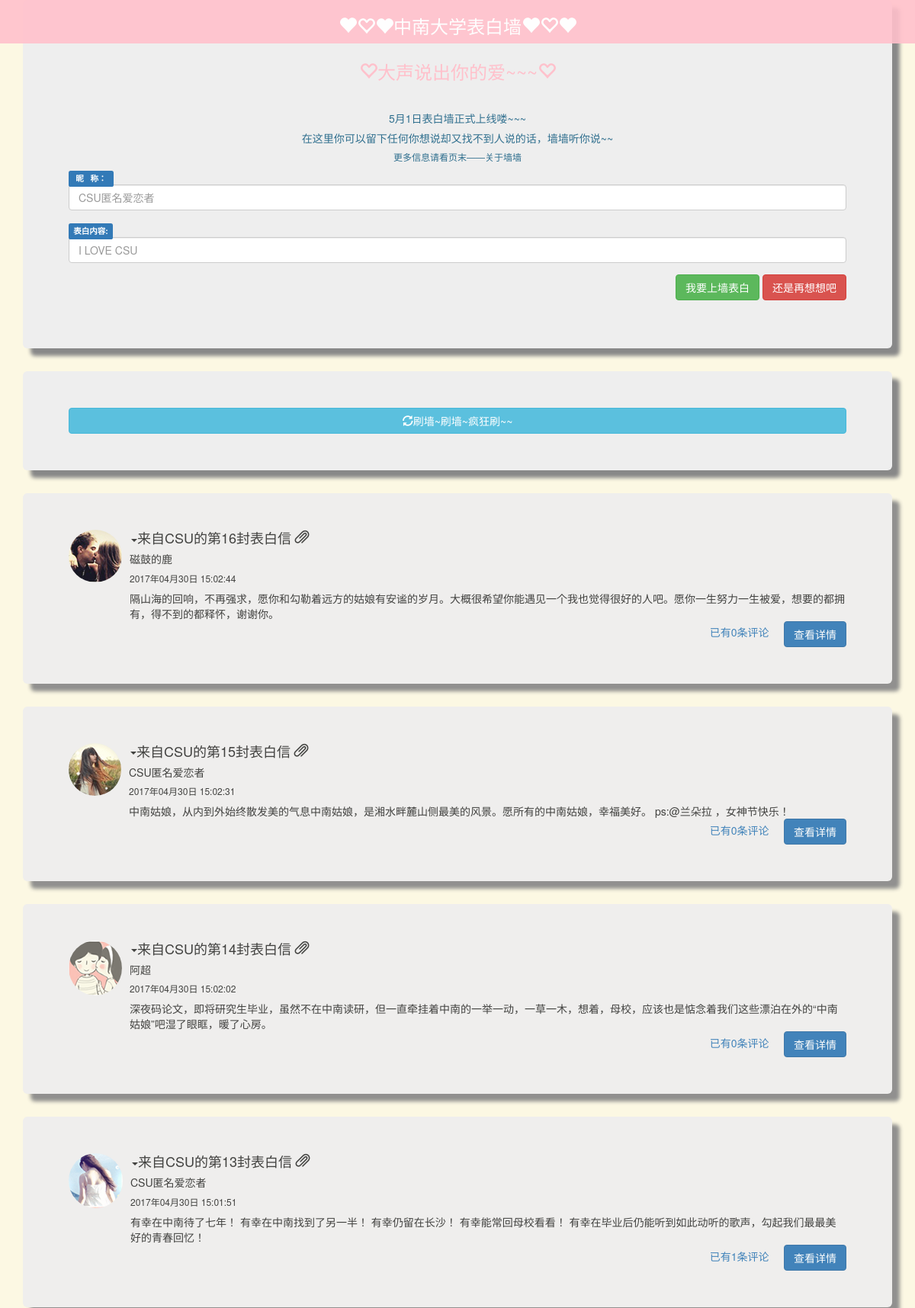
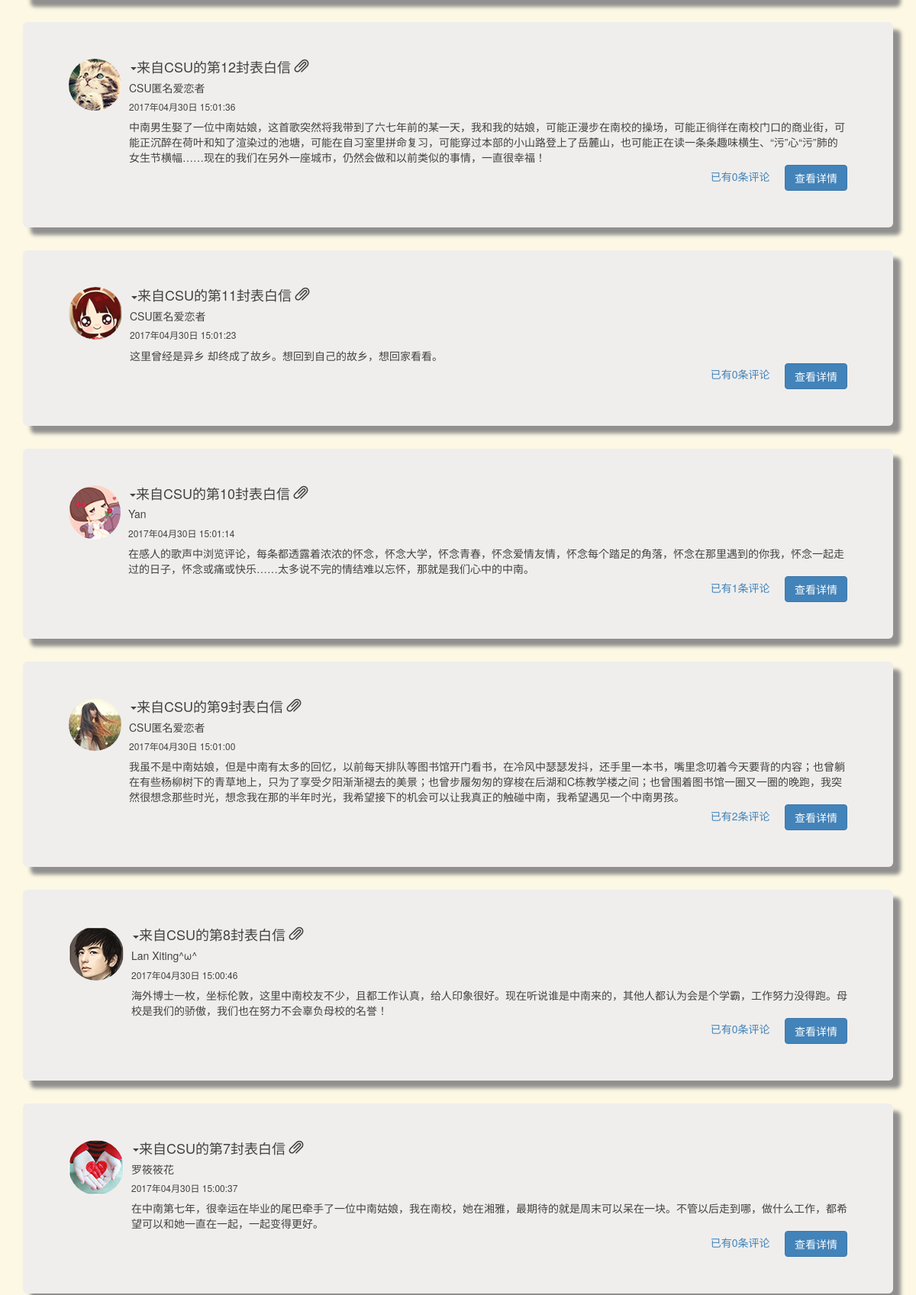
The page / (upper part) on the database its author committed (2 pictures, top to bottom).
### tables this page shows
CREATE TABLE `lovecontent` (
  `id` int(11) NOT NULL,
  `name` varchar(20) DEFAULT 'CSU匿名表白者',
  `content` varchar(300) NOT NULL,
  `image` text,
  `time` varchar(20) NOT NULL
);

### lib/phplib/config.php (called while the page is built)
<?php
$cfg  = array(
	'host' => 'localhost' ,
	'user' => 'root',
	'pwd'  => '123456',
	'db'   => 'csulovewall',
	'charset' => 'utf8'
 	);
return $cfg;
 ?>

### lib/phplib/Mysql.php (called while the page is built, shortened)
<?php
class Mysql extends aDB{
	public $link;
	public function conn(){
		$cfg = include 'config.php';
		$this->link = new mysqli($cfg['host'],$cfg['user'],$cfg['pwd'],$cfg['db']);
	}
	public function query($sql){
		return $this->link->query($sql);
	}
	public function getAll($sql){
		$data=[];
		$res = $this->query($sql);
		while($row = $res->fetch_assoc()){
			$data[] = $row;
		}
		return $data;
	}
	public function getRow($sql){
		$res = $this->query($sql);
		return $row = $res->fetch_assoc();
	}
}
 ?>

### lib/phplib/lib.php (called while the page is built, shortened)
<?php
function dealtime($time)
{
	$cha=time()-$time;
	if ($cha<60) {
		return $cha."秒以前";
	}elseif ($cha<3600) {
		return round($cha/60)."分钟以前";
	}elseif ($cha<86400) {
		return round($cha/3600)."小时以前";
	}else{
		return date("Y年m月d日 H:i:s",$time);
	}
}
 ?>

### index.php (the view, shortened to what this page needs)
<?php
	include 'lib/phplib/Mysql.php';
	include 'lib/phplib/lib.php';
	$mysql =new Mysql();
	$sql="select * from lovecontent order by id desc limit 20";
	$data = $mysql->getAll($sql);
 ?>
<!DOCTYPE html>
<html>
<head>
<link href="lib/bootstrap.min.css" rel="stylesheet">
<link href="lib/lovewall.css" rel="stylesheet">
<link href="lib/emoji.css" rel="stylesheet">
</head>
<body class="bg-warning">
	<div class="container">
    	<div class="nav navbar-inverse navbar-fixed-top text-center upanddown"  style="background-color:pink;">
    		<h3 class="font-weight" style="color: white;"><span class="glyphicon glyphicon-heart xin"><span class="glyphicon glyphicon-heart-empty xin"></span><span class="glyphicon glyphicon-heart xin"></span></span>中南大学表白墙<span class="glyphicon glyphicon-heart xin"></span><span class="glyphicon glyphicon-heart-empty xin"></span><span class="glyphicon glyphicon-heart xin"></span></h3>
    	</div>
    	<div class="jumbotron yy" id="biaodan" style="padding-top: 60px;">
    		<form role="form" id="biaodan" action="form.php" method="post">
    			<div class="form-group">
    			<h3 class=" text-center" style="color:pink;"><span class="glyphicon glyphicon-heart-empty neixin"></span>大声说出你的爱~~~<span class="glyphicon glyphicon-heart-empty neixin"></span></h3>
    			<hr>
    			<h5 class="text-center text-info">5月1日表白墙正式上线喽~~~</h5>
    			<h5 class="text-center text-info">在这里你可以留下任何你想说却又找不到人说的话，墙墙听你说~~</h5>
    			<h6 class="text-center text-info">更多信息请看页末——关于墙墙</h6>
    				<label class="label label-primary">&nbsp;昵&nbsp;&nbsp; 称：&nbsp; </label>
    				<input type="text" class="form-control" placeholder="CSU匿名爱恋者" name="name">
    			</div>
    			<div class="form-group">
    				<label class="label label-primary ">表白内容:</label>
    				<input type="text" class="form-control" name="content" placeholder="I LOVE CSU">
    			</div>
    			<div class="form-group text-right">
				<input type="submit" value="我要上墙表白" class="btn btn-success " >
				<input type="reset" value="还是再想想吧" class="btn btn-danger " >
			</div>
    		</form>
    	</div>
    	<div class="jumbotron shua yy">
    		<div class="text-right inline">
    			<a href="index.php"><button class="btn btn-info btn-block"><span class="glyphicon glyphicon-refresh"></span>刷墙~刷墙~疯狂刷~~</button></a>
    		</div>
    	</div>
    	<?php foreach ($data as  $v) {
    			$sql2 = "select count(*) from comments where lid=".$v['id'];
    			$count = $mysql->getRow($sql2)['count(*)'];
    		?>
    	<div class="jumbotron  neirong yy" >
    		<div class="media">
			  <div class="media-left media-top" id="tupian">
			    <a href="index.php?id=<?=$v['id']?>">
			      <img class="media-object img-circle" src="image/<?=$v['image']?>">
			    </a>
			  </div>
			  <div class="media-body">
			    <h4 class="media-heading"><span class="caret"></span>来自CSU的第<?=$v['id']?>封表白信 <span class="glyphicon glyphicon-paperclip"></span></h4>
			    <h5><?=$v['name']?></h5>
			    <h6><?=dealtime($v['time'])?></h6>
			    <?=$v['content'] ?>
			  </div>
			  <div class="text-right"><a href="index.php?id=<?=$v['id']?>">已有<?=$count?>条评论&nbsp;&nbsp;&nbsp;&nbsp;&nbsp;<button class="btn btn-primary">查看详情</button></a></div>
			</div>
    	</div>
<?php } ?>
	</div>
</body>
</html>

### rows shown on the page
lovecontent: image (picture), id "16", name "磁鼓的鹿", time "2017年04月30日 15:02:44", content "隔山海的回响，不再强求，愿你和勾勒着远方的姑娘有安谧的岁月。大概很希望你能遇见一个我也觉得很好的人吧。愿你一生努力一生被爱，想要的都拥有，得不到的都释怀，谢谢你。", count "0"
lovecontent: image (picture), id "15", name "CSU匿名爱恋者", time "2017年04月30日 15:02:31", content "中南姑娘，从内到外始终散发美的气息中南姑娘，是湘水畔麓山侧最美的风景。愿所有的中南姑娘，幸福美好。 ps:@兰朵拉 ，女神节快乐！", count "0"
lovecontent: image (picture), id "14", name "阿超", time "2017年04月30日 15:02:02", content "深夜码论文，即将研究生毕业，虽然不在中南读研，但一直牵挂着中南的一举一动，一草一木，想着，母校，应该也是惦念着我们这些漂泊在外的“中南姑娘”吧湿了眼眶，暖了心房。", count "0"
lovecontent: image (picture), id "13", name "CSU匿名爱恋者", time "2017年04月30日 15:01:51", content "有幸在中南待了七年！ 有幸在中南找到了另一半！ 有幸仍留在长沙！ 有幸能常回母校看看！ 有幸在毕业后仍能听到如此动听的歌声，勾起我们最最美好的青春回忆！", count "1"
lovecontent: image (picture), id "12", name "CSU匿名爱恋者", time "2017年04月30日 15:01:36", content "中南男生娶了一位中南姑娘，这首歌突然将我带到了六七年前的某一天，我和我的姑娘，可能正漫步在南校的操场，可能正徜徉在南校门口的商业街，可能正沉醉在荷叶和知了渲染过的池塘，可能在自习室里拼命复习，可能穿过本部的小山路登上了岳麓山，也可能正在读一条条趣味横生、“污”心“污”肺的女生节横幅……现在的我们在另外一座城市，仍然会做和以前类似的事情，一直很幸福！", count "0"
lovecontent: image (picture), id "11", name "CSU匿名爱恋者", time "2017年04月30日 15:01:23", content "这里曾经是异乡 却终成了故乡。想回到自己的故乡，想回家看看。", count "0"
lovecontent: image (picture), id "10", name "Yan", time "2017年04月30日 15:01:14", content "在感人的歌声中浏览评论，每条都透露着浓浓的怀念，怀念大学，怀念青春，怀念爱情友情，怀念每个踏足的角落，怀念在那里遇到的你我，怀念一起走过的日子，怀念或痛或快乐……太多说不完的情结难以忘怀，那就是我们心中的中南。", count "1"
lovecontent: image (picture), id "9", name "CSU匿名爱恋者", time "2017年04月30日 15:01:00", content "我虽不是中南姑娘，但是中南有太多的回忆，以前每天排队等图书馆开门看书，在冷风中瑟瑟发抖，还手里一本书，嘴里念叨着今天要背的内容；也曾躺在有些杨柳树下的青草地上，只为了享受夕阳渐渐褪去的美景；也曾步履匆匆的穿梭在后湖和C栋教学楼之间；也曾围着图书馆一圈又一圈的晚跑，我突然很想念那些时光，想念我在那的半年时光，我希望接下的机会可以让我真正的触碰中南，我希望遇见一个中南男孩。", count "2"
lovecontent: image (picture), id "8", name "Lan Xiting^ω^", time "2017年04月30日 15:00:46", content "海外博士一枚，坐标伦敦，这里中南校友不少，且都工作认真，给人印象很好。现在听说谁是中南来的，其他人都认为会是个学霸，工作努力没得跑。母校是我们的骄傲，我们也在努力不会辜负母校的名誉！", count "0"
lovecontent: image (picture), id "7", name "罗筱筱花", time "2017年04月30日 15:00:37", content "在中南第七年，很幸运在毕业的尾巴牵手了一位中南姑娘，我在南校，她在湘雅，最期待的就是周末可以呆在一块。不管以后走到哪，做什么工作，都希望可以和她一直在一起，一起变得更好。", count "0"
